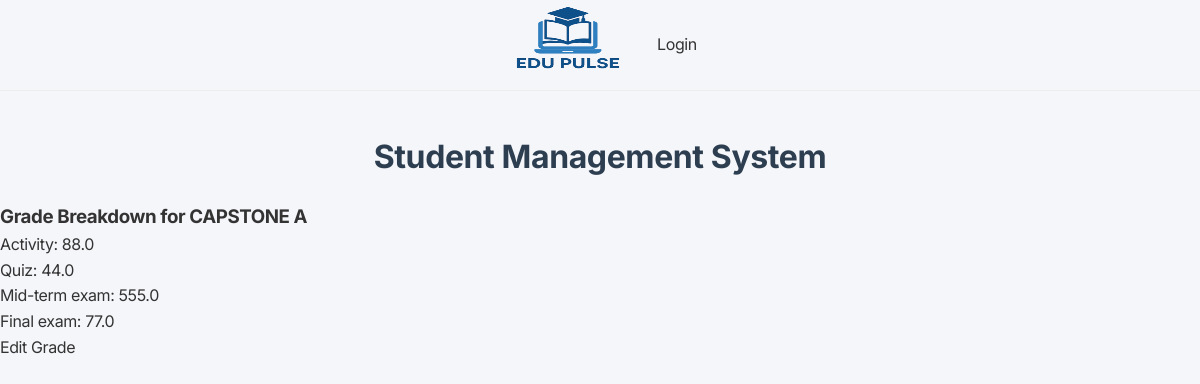
Screenshot of /grades/1/ with the database file from the repository.
### app/models.py (models this page shows, shortened)
class Grade(models.Model):
    student = models.ForeignKey(Student, on_delete=models.CASCADE, related_name='grades')
    subject = models.ForeignKey(Subject, on_delete=models.CASCADE, related_name='grades')
    activity = models.FloatField()
    quiz = models.FloatField()
    mid_term_exam = models.FloatField()
    final_exam = models.FloatField()
    avg_grade = models.FloatField()

class Subject(models.Model):
    name = models.CharField(max_length=100)
    student = models.ForeignKey(Student, on_delete=models.CASCADE, related_name='subjects')

### app/views.py (the view)
# urls.py: path('grades/<int:pk>/', GradeDetailView.as_view(), name='grade_detail'),
class GradeDetailView(DetailView):
    model = Grade
    template_name = 'app/grade_detail.html'

### app/templates/app/grade_detail.html
{% extends 'app/base.html' %}
{% block content %}
<h3>Grade Breakdown for {{ object.subject.name }}</h3>
<ul class="list-group">
    <li class="list-group-item">Activity: {{ object.activity }}</li>
    <li class="list-group-item">Quiz: {{ object.quiz }}</li>
    <li class="list-group-item">Mid-term exam: {{ object.mid_term_exam }}</li>
    <li class="list-group-item">Final exam: {{ object.final_exam }}</li>
</ul>
<a href="{% url 'grade_update' object.pk %}">Edit Grade</a>
{% endblock %}

### static/css/navbar.css (style rules this page uses)
* { margin: 0; padding: 0; box-sizing: border-box; font-family: "Inter", sans-serif; }
:root { --dark-grey: #333333; --medium-grey: #636363; --light-grey: #eeeeee; --ash: #f4f4f4; --primary-color: #2b72fb; --white: white; --border: 1px solid var(--light-grey); --shadow: rgba(0, 0, 0, 0.05) 0px 6px 24px 0px, rgba(0, 0, 0, 0.08) 0px 0px 0px 1px; }
body { font-family: inherit; background-color: var(--white); color: var(--dark-grey); letter-spacing: -0.4px; }
ul { list-style: none; }
a { text-decoration: none; color: inherit; }

### app/templates/app/base.html (style rules this page uses)
* { margin: 0; padding: 0; box-sizing: border-box; }
body { font-family: 'Segoe UI', Tahoma, Geneva, Verdana, sans-serif; background-color: #f5f6fa; color: #333; line-height: 1.6; }

### rows the page displays
Grade: subject.name "CAPSTONE A", activity "88.0", quiz "44.0", mid_term_exam "555.0", final_exam "77.0"
